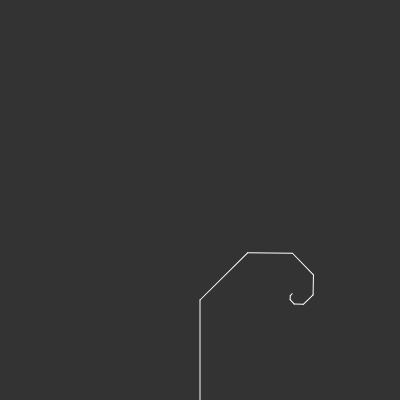
Frame 1 (no input)
Frame 60 (no input): identical to frame 1, image omitted
Frame 120 (the mouse pressed at the canvas centre since frame 60): identical to frame 1, image omitted

The p5.js sketch that drew this single still picture (run headless with seeded random() and noise() and a simulated clock; from frame 60 on, the mouse is pressed at the canvas centre):

// p5.js sketch
// ── sketch.js
//continue until you reach (*1)
//4! = 4 * 3 * 2 * 1
//5!= 5 * 4 * 3 * 2 * 1
var angle = 0;
var slider;

function setup() {
    createCanvas(400, 400);
    slider = createSlider(0,TWO_PI, PI/4,0.01);
}

function draw() {
    background(51);
    angle = slider.value();

    //trunk of tree
    // var len = 100; //length
    stroke(255); //white stoke
    translate(200,height);
    // line(200, height , 200, height - len);
    branch(100);
}
//doesnt work without 'function'
// branch(len)
// {
//     line(200, height , 200, height - len);

// }

function branch(len)
{
    // line(200, height , 200, height - len);
    line(0,0,0,-len);
    //now wanna rotate n draw branch to another direction
    translate(0,-len);
    //without 'translate(0,-len);' it will start from origin
    //want it to start at top of last branch
    // rotate(PI/4);
     rotate(angle);
    if (len > 4)
    {
        branch(len * 0.67); //calling branch n rotatin then again
    }
    // branch(len * 0.67); //calling branch from within branch - infinite loop

    // line(0,0,0,-len*0.67);

} //wanna draw branches from origin , but origin is
//top left corner , so imma switch that n make the origin
//center bottom , gonna use translate
